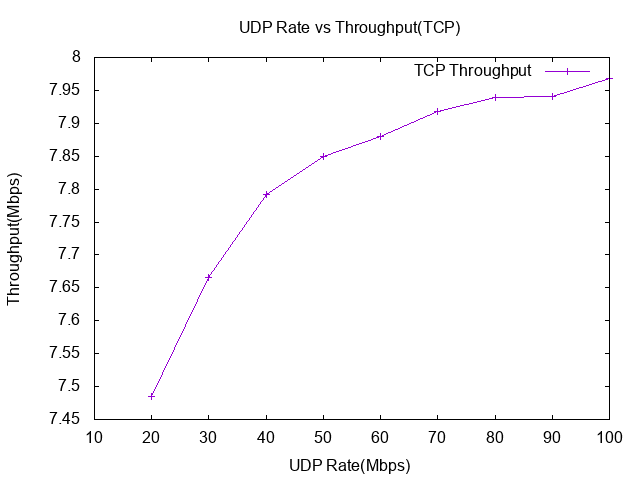

Reproduce this figure in gnuplot.
set terminal png
set output "tcp_udprate.png"
set title "UDP Rate vs Throughput(TCP)"
set xlabel "UDP Rate(Mbps)"
set ylabel "Throughput(Mbps)"

set xrange [10:100]
plot "-"  title "TCP Throughput" with linespoints
20 7.48456
30 7.66593
40 7.79248
50 7.84954
60 7.87958
70 7.91786
80 7.93874
90 7.94131
100 7.96819
e
